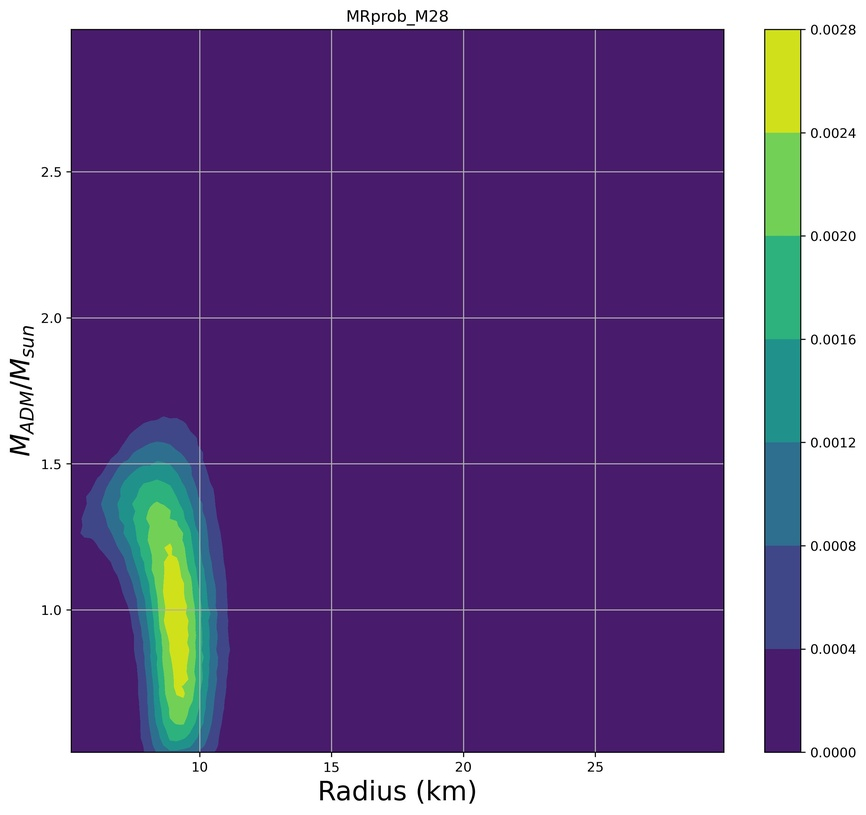
#> input picture likelihood_calculations/smooth_m28/MRprob_M28.jpeg, 866 x 815 px, shrunk from 2715 x 2554 before the run
$ python smooth.py
#> lines starting #> are read from the running program, lines starting #| are printed output that depends on the picture
# importing the modules needed
import cv2
import numpy as np

# Reading the image
image = cv2.imread('MRprob_M28.jpeg')
#> image is the input picture: shape (815, 866, 3); mean B, G, R 150, 102.2, 124.7


kernel2 = np.ones((10,10),np.float32)/100
Z = cv2.filter2D(src=image, ddepth=-1, kernel=kernel2)
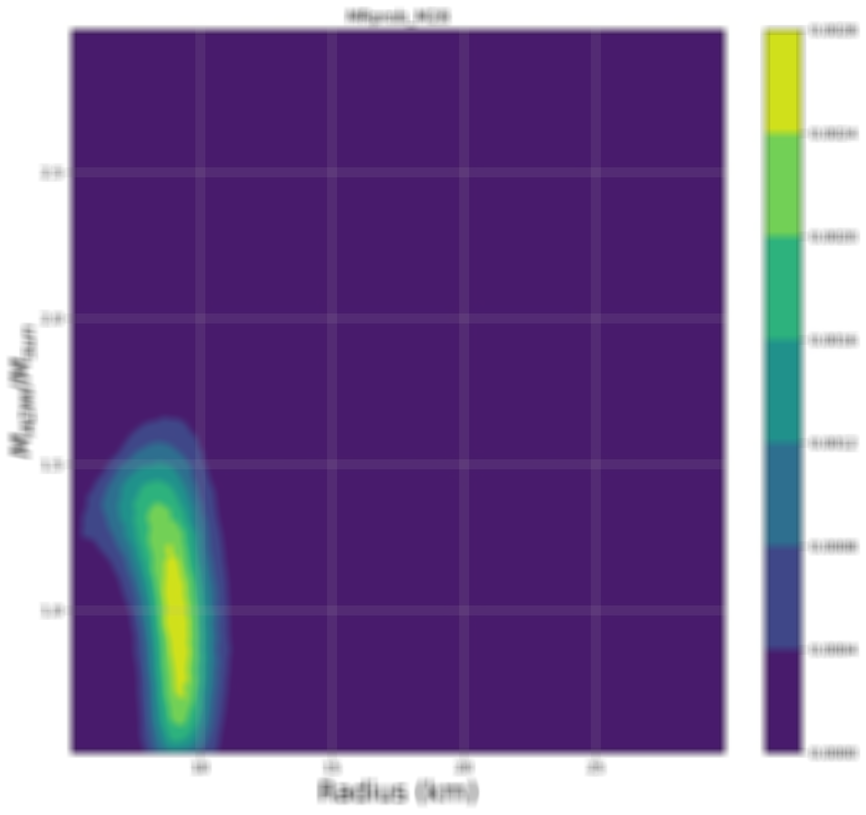
#> Z: shape (815, 866, 3); mean B, G, R 150, 102.2, 124.7
# Shoeing the original and output image


cv2.waitKey()
cv2.destroyAllWindows()
